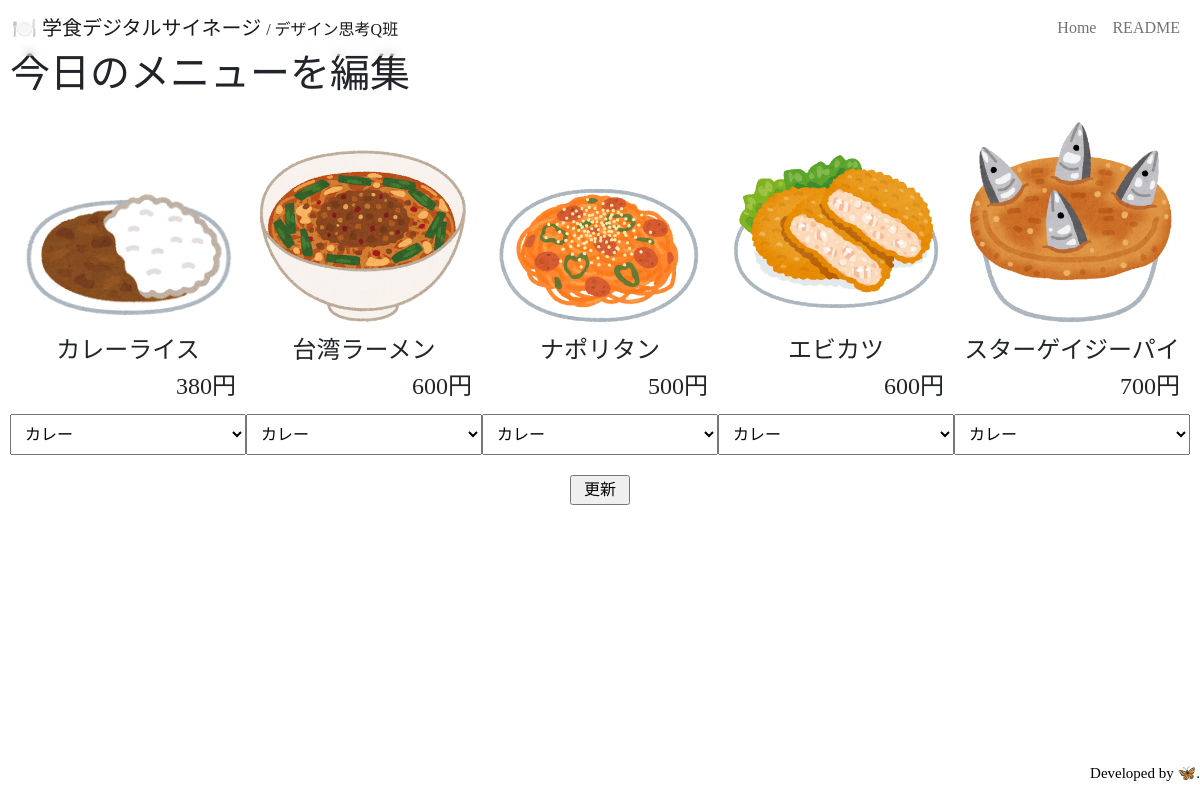
The page /staff/index.php on the database its author committed.
### tables this page shows
CREATE TABLE `menu` (
  `id` int NOT NULL,
  `photo` varchar(20) NOT NULL DEFAULT 'curryrice.png',
  `name` varchar(20) NOT NULL DEFAULT 'カレーライス',
  `price` int NOT NULL DEFAULT '380'
);

### staff/index.php (the view, shortened to what this page needs)
<!DOCTYPE html>
<html lang="ja">
<head prefix="og:https://ogp.me/ns#">
  <link href="https://cdn.jsdelivr.net/npm/bootstrap@5.0.2/dist/css/bootstrap.min.css" rel="stylesheet">
  <link href="../src/css/main.css" rel="stylesheet">
</head>
<body>
  <div id="navbar">
    <nav class="navbar navbar-expand-sm navbar-light fixed-top glass-filter">
      <div class="container-fluid">
        <a class="navbar-brand" href="/">🍽️ 学食デジタルサイネージ <span class="subTxt">/ デザイン思考Q班</span></a>
        <div class="collapse navbar-collapse justify-content-end" id="navbarSupportedContent">
          <ul class="navbar-nav">
            <li class="nav-item">
              <a class="nav-link" href="/">Home</a>
            </li>
            <li class="nav-item">
              <a class="nav-link" href="https://github.com/null8r/cafeteria-digitalSignage">README</a>
            </li>
          </ul>
        </div>
      </div>
    </nav>
  </div>
  <?php
  $db = 'mysql:host=mysql;dbname=today-menu;charset=utf8mb4';
  $user = 'root';
  $passwd = 'password';
  $PDO = new PDO($db, $user, $passwd);
  $menu_table = 'menu';
  $sql_menu = "SELECT * FROM " . $menu_table . ";";
  $res_menu = $PDO->query($sql_menu);
  $menu = $res_menu->fetchAll();
  $today_table = 'today-menu';
  $sql_today = "SELECT * FROM `" . $today_table . "`;";
  $res_today = $PDO->query($sql_today);
  $today = $res_today->fetchAll();
  $i = 0;
  ?>
  <main id="top" class="glass-filter">
    <h1>今日のメニューを編集</h1>
    <div class="signage">
      <div id="menu1" class="menu">
        <img src="../src/img/<?php echo $menu[$today[$i]['status']]['photo'] ?>">
        <span class="menuName">
          <?php
          echo $menu[$today[$i]['status']]['name'];
          echo "<br>";
          ?>
        </span>
        <span class="menuPrice">
          <?php
          echo $menu[$today[$i]['status']]['price'] . '円';
          $i++;
          ?>
        </span>
      </div>
      <div id="menu2" class="menu">
        <img src="../src/img/<?php echo $menu[$today[$i]['status']]['photo'] ?>">
        <span class="menuName">
          <?php
          echo $menu[$today[$i]['status']]['name'];
          echo "<br>";
          ?>
        </span>
        <span class="menuPrice">
          <?php
          echo $menu[$today[$i]['status']]['price'] . '円';
          $i++;
          ?>
        </span>
      </div>
      <div id="menu3" class="menu">
        <img src="../src/img/<?php echo $menu[$today[$i]['status']]['photo'] ?>">
        <span class="menuName">
          <?php
          echo $menu[$today[$i]['status']]['name'];
          echo "<br>";
          ?>
        </span>
        <span class="menuPrice">
          <?php
          echo $menu[$today[$i]['status']]['price'] . '円';
          $i++;
          ?>
        </span>
      </div>
      <div id="menu4" class="menu">
        <img src="../src/img/<?php echo $menu[$today[$i]['status']]['photo'] ?>">
        <span class="menuName">
          <?php
          echo $menu[$today[$i]['status']]['name'];
          echo "<br>";
          ?>
        </span>
        <span class="menuPrice">
          <?php
          echo $menu[$today[$i]['status']]['price'] . '円';
          $i++;
          ?>
        </span>
      </div>
      <div id="menu5" class="menu">
        <img src="../src/img/<?php echo $menu[$today[$i]['status']]['photo'] ?>">
        <span class="menuName">
          <?php
          echo $menu[$today[$i]['status']]['name'];
          echo "<br>";
          ?>
        </span>
        <span class="menuPrice">
          <?php
          echo $menu[$today[$i]['status']]['price'] . '円';
          ?>
        </span>
      </div>
    </div>
    <div id="select">
      <form id="selectMenu" method="post" action="send.php">
        <select name="menu1">
          <option value="0">カレー</option>
        </select>
        <select name="menu2">
          <option value="0">カレー</option>
        </select>
        <select name="menu3">
          <option value="0">カレー</option>
        </select>
        <select name="menu4">
          <option value="0">カレー</option>
        </select>
        <select name="menu5">
          <option value="0">カレー</option>
        </select>
      </form>
      <input id="selectMenuSubmit" type="submit" form="selectMenu" value="更新">
    </div>
  </main>
  <footer class="glass-filter">
    <p>
      Developed by <a href="https://github.com/null8r" title="GitHub" target="_blank" rel="noopener noreferrer">🦋</a>.
    </p>
  </footer>
</body>
</html>

### src/css/main.css (style rules this page uses)
html, body { width: 100%; height: 100%; margin: 0; display: flex; flex-direction: column; font-family: "Noto Sans JP"; }
body:after { position: fixed; top: 0; left: 0; width: 100%; height: 100%; content: ""; z-index: -1; background-size: 200% 200%; animation: gradient 13s ease infinite; }
main { padding: 10px; padding-top: 50px; width: 100%; height: 100%; }
footer { font-size: 15px; text-align: right; position: fixed; left: 0; bottom: 0; width: 100%; color: #000; }
a { text-decoration: none !important; transition: transform 0.2s; }
img { width: 100%; height: auto; }
.glass-filter { backdrop-filter: blur(5px); -webkit-backdrop-filter: blur(5px); }
.subTxt { font-size: 80%; }
.signage { display: flex; margin: 0 auto; font-size: clamp(15px, 2vw, 50px); align-items: flex-end; }
.signage .menu { padding: 10px; width: 20%; }
.signage .menu .menuName { display: block; text-align: center; }
.signage .menu .menuPrice { display: block; text-align: right; }
form { display: flex; margin: 0 auto; }
form select { padding: 10px; width: 20%; }
#selectMenuSubmit { display: flex; margin: 0 auto; margin-top: 20px; width: 60px; height: 30px; }

### rows shown on the page
today-menu: status.photo (picture), status.name "カレーライス", status.price "380"
today-menu: status.photo (picture), status.name "台湾ラーメン", status.price "600"
today-menu: status.photo (picture), status.name "ナポリタン", status.price "500"
today-menu: status.photo (picture), status.name "エビカツ", status.price "600"
today-menu: status.photo (picture), status.name "スターゲイジーパイ", status.price "700"
